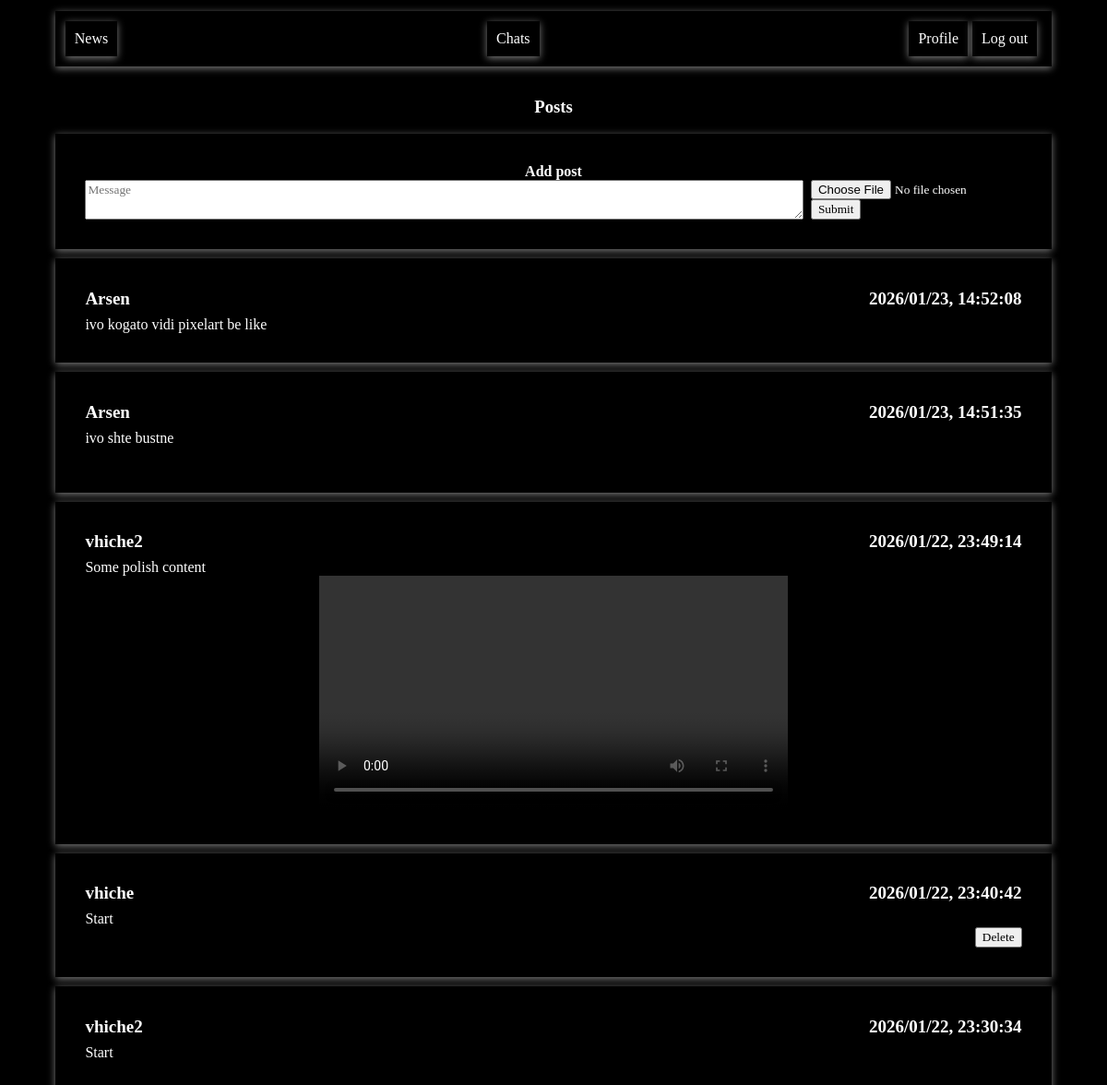
Screenshot of / (signed in) with the database file from the repository.
### tables this page shows
CREATE TABLE post (
    id INTEGER PRIMARY KEY,
    text TEXT NOT NULL,
    filename TEXT,
    datetime DATETIME NOT NULL,
    client_id INTEGER NOT NULL
);

CREATE TABLE client (
    id INTEGER PRIMARY KEY,
    email TEXT NOT NULL,
    password TEXT NOT NULL
, about, username);

### main.py (the view, shortened to what this page needs)
@app.route('/', methods=["GET", "POST"])
@login_required
def feed():
    posts = getAllPosts()
    for i in range(len(posts)):
        posts[i].update({"client_username": getUserById(posts[i]["client_id"])["username"]})
    return render_template("feed.html", posts=posts)

### db/clients.py (called while the page is built)
def getUserById(id):
    connection = get_connection()
    query = "SELECT * FROM client WHERE id = (?)"
    args = (id,)
    cur = connection.execute(query, args)
    res = cur.fetchone()
    cur.close()
    return res

### db/config.py (called while the page is built)
def get_connection():
    connection = sqlite3.connect(DATABASE)
    connection.row_factory = dict_factory
    return connection

def dict_factory(cursor, row):
    d = {}
    for idx, col in enumerate(cursor.description):
        d[col[0]] = row[idx]
    return d

### db/posts.py (called while the page is built)
def getAllPosts():
    connection = get_connection()
    connection.execute("""
CREATE TABLE IF NOT EXISTS post (
    id INTEGER PRIMARY KEY,
    text TEXT NOT NULL,
    filename TEXT,
    datetime DATETIME NOT NULL,
    client_id INTEGER NOT NULL
)
    """)
    query = """SELECT * FROM post ORDER BY post.datetime DESC"""
    cur = connection.execute(query)
    res = cur.fetchall()
    cur.close()
    connection.close()
    return res

### main.py (called while the page is built)
def login_required(f):
    @wraps(f)
    def check_permissions(*args, **kwargs):
        client_id = session.get("id")
        if client_id is None:
            return redirect(url_for('sign_in'))
        return f(*args, **kwargs)
    return check_permissions

### templates/feed.html (shortened to what this page needs)
<!DOCTYPE html>
<html>
<head>
  <link href="{{ url_for('static', filename='styles/global.css') }}" rel="stylesheet" type="text/css" />
  <link href="{{ url_for('static', filename='styles/feed.css') }}" rel="stylesheet" type="text/css" />
</head>
<body>
  <div class="main">
      <div class="navigation ">
          <div class="navigation-side">
                 <div class="navigation-item">
                  <a href="{{url_for('feed')}}">News</a>
              </div>
          </div>
          <div class="navigation-side">
              {% if session["id"] %}
              <div class="navigation-item">
                  <a href="{{url_for('chat_list')}}">Chats</a>
              </div>
              {% endif %}
          </div>
          <div class="navigation-side">
              {% if session["id"] %}
              <div class="navigation-item">
                   <a href="{{url_for('profile', client_id = session['id'])}}">Profile</a>
              </div>
              {% else %}
              <div class="navigation-item">
                  <a href="{{url_for('sign_in')}}">Log in</a>
              </div>
              {% endif %}
              {% if session["id"] %}
              <div class="navigation-item">
                  <a href="{{url_for('log_out')}}">Log out</a>
              </div>
              {% endif %}
          </div>
      </div>
        <br>
        <center><h3>Posts</h3></center>
      <br>
        <div class="box">
            <center><b>Add post</b></center>
              <form id="form-post" method="POST" enctype='multipart/form-data'>
                  <textarea name="text" placeholder="Message"></textarea>
                  <div>
                    <input type="file" name="file" placeholder="Filename">
                      <input type="submit">
                  </div>
              </form>
        </div>
        <div id="posts" >
            {% for post in posts %}
              <div class="post box">
                <div class="post-header">
                  <div class="post-author">
                    <a href="{{url_for('profile', client_id=post.client_id)}}">
                     {{ post.client_username }}
                    </a>
                  </div>
                  <div class="post-date">
                    {{ post.datetime }}
                  </div>
                </div>
                <div class="post-body">
                  <div class="post-text">
                    {{ post.text }}
                  </div>
                  {% if post.filename %}
                    {% set file_ext = post.filename.split('.')[-1].lower() %}
                    {% if file_ext in ['jpg', 'jpeg', 'png', 'gif', 'webp'] %}
                    <div class="post-img">
                    </div>
                    {% elif file_ext in ['mp4', 'webm', 'avi', 'mov', 'mkv', 'flv'] %}
                    <div class="post-img">
                      <video controls width="100%">
                        <source src='{{url_for("get_file",filename=post.filename)}}' type='video/{{ "mp4" if file_ext == "mp4" else "webm" if file_ext == "webm" else file_ext }}'>
                      </video>
                    </div>
                    {% else %}
                    <div class="post-img">
                      <a href='{{url_for("get_file",filename=post.filename)}}' download>Download file</a>
                    </div>
                    {% endif %}
                  {% endif %}
                </div>
                {% if post.client_id == session['id'] %}
                <div class="post-footer">
                    <form action="{{ url_for('post_delete', post_id=post.id) }}" method="post">
                        <input onclick="return confirm('Are you sure you want to delete this post?')"
                              type="submit"
                              value="Delete">
                    </form>
                </div>
                {% endif%}
              </div>
            {% endfor %}
        </div>
  </div>
</body>
</html>

### static/styles/global.css (style rules this page uses)
* { font-family: 'Ariel', cursive; margin: 0px; }
a { text-decoration: none; color: white; }
.box { padding: 3%; box-shadow: rgba(156, 156, 156, 0.8) 0px 2px 8px 0px; margin-bottom: 10px; }
.navigation { padding: 1%; box-shadow: rgba(156, 156, 156, 0.8) 0px 2px 8px 0px; margin-bottom: 15px; display: flex; justify-content: space-between; }
.navigation-side { display: flex; justify-content: space-between; }
.navigation-item { text-decoration: none; box-shadow: rgba(156, 156, 156, 0.8) 0px 2px 8px 0px; padding: 10px; color: white; margin-right: 5px; }
.main { margin: 1%; margin-left: 5%; margin-right: 5%; }
html { background-color: black; color:white; }

### static/styles/feed.css (style rules this page uses)
#form-post { display: flex; justify-content: stretch; }
#form-post textarea { width: 95%; margin-right: 8px; }
.post-header { display: flex; justify-content: space-between; font-size: 19px; font-weight: bold; margin-bottom: 8px; }
.post-img { text-align: center; }
.post-img video { width: 50%; }
.post-footer { display: flex; justify-content: flex-end; }

### rows the page displays
post: client_username "Arsen", datetime "2026/01/23, 14:52:08", text "ivo kogato vidi pixelart be like"
post: client_username "Arsen", datetime "2026/01/23, 14:51:35", text "ivo shte bustne"
post: client_username "vhiche2", datetime "2026/01/22, 23:49:14", text "Some polish content"
post: client_username "vhiche", datetime "2026/01/22, 23:40:42", text "Start"
post: client_username "vhiche2", datetime "2026/01/22, 23:30:34", text "Start"
